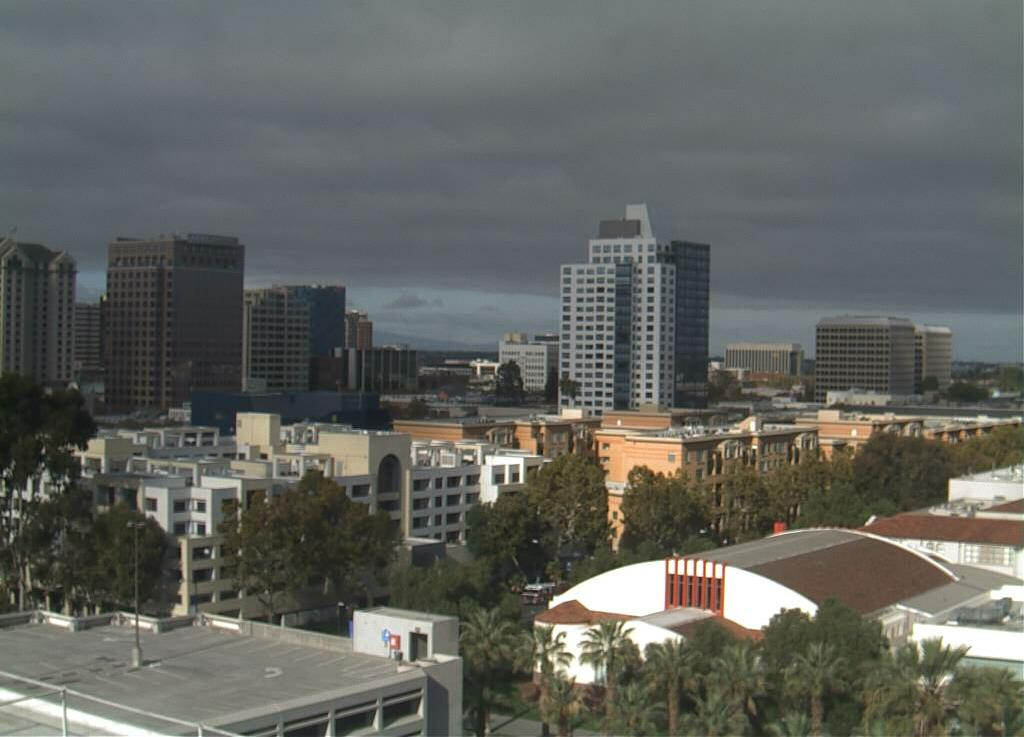
#> input picture JS15/images/training/day/20151101_172507.jpg, 1024 x 737 px; its folder holds only this picture in this run
$ jupyter execute --allow-errors P5_JS11.ipynb   (shell and % lines are left out)
#> lines starting #> are read from the running program, lines starting #| are printed output that depends on the picture
# 🌃 Praktikum 5
Klasifikasi Citra Siang dan Malang

## Langkah 0 - Import Library

[cell 1]
# Import Required Libraries
from pathlib import Path
import matplotlib.image as mpimg
import matplotlib.pyplot as plt
import cv2
import random
import numpy as np
import pandas as pd

[cell 2]
# Image directories
train_dir = "../data/images/training/"
test_dir = "../data/images/test/"

## Langkah 1 - Load Data dan Visualisasikan

[cell 3]
def load_dataset(img_dir):
    p = Path(img_dir)
    dirs = p.glob('*')

    img_list = []

    for dir in dirs:
        label = dir.name  # robust on Windows/macOS/Linux
        for file in dir.glob('*.jpg'):
            # Read with OpenCV to ensure uint8 [0..255], then convert BGR->RGB for plotting
            img_bgr = cv2.imread(str(file))
            if img_bgr is None:
                continue
            img = cv2.cvtColor(img_bgr, cv2.COLOR_BGR2RGB)

            img_list.append((img, label))

    return img_list

[cell 4]
# Load training data
train_img = load_dataset(train_dir)
#> in load_dataset, img_bgr is the input picture: shape (737, 1024, 3); mean B, G, R 95.5, 99.8, 98.1
#> train_img = 2 items

[cell 5]
# Check the first data
# It should be a tuple consist of arrays of image and image labels
train_img[0]

[cell 6]
# Random size checking
pick_random = np.random.randint(0, len(train_img))
#> pick_random = 0

# Check img size
print(f'Image {pick_random}')
#| Image 0
print(train_img[pick_random][0].shape)
#| (737, 1024, 3)

[cell 7]
# Function to Visualize
def random_img_viz(img_list):
    rand_num = np.random.randint(0, len(img_list))

    img = img_list[rand_num][0]
    label = img_list[rand_num][1]
    # Normalize label to human-readable string
    if isinstance(label, (int, np.integer)):
        label_str = 'day' if label == 1 else 'night'
    elif isinstance(label, str):
        label_str = label
    else:
        try:
            label_str = 'day' if int(label) == 1 else 'night'
        except Exception:
            label_str = str(label)

    plt.imshow(img)
    print(f'Shape\t: {img.shape}')
    print(f'Label\t: {label_str}')

[cell 8]
random_img_viz(train_img)
#> in random_img_viz, `rand_num = np.random.randint(0, len(img_list))`: rand_num = 1
#> in random_img_viz, `label = img_list[rand_num][1]`: label = 'night'
#| Shape	: (737, 1024, 3)
#| Label	: night

## Langkah 3 - Pra Pengolahan Data

[cell 9]
def standarized_input(image):
    # resize to w: 1100, h:600
    std_img = cv2.resize(image, (1100,600))

    return std_img

[cell 10]
def label_encoder(label):
    # Encode the label
    # day as 1; night as 0
    num_val = 0

    if(label == 'day'):
        num_val = 1

    return num_val

[cell 11]
def preprocess(img_list):
    std_img_list = []

    for item in img_list:
        image = item[0]
        label = item[1]

        # Standarized the image
        std_img = standarized_input(image)

        # Create the label
        img_label = label_encoder(label)

        std_img_list.append((std_img, img_label))

    return std_img_list

[cell 12]
train_std_img_list = preprocess(train_img)
#> the loop in preprocess, `for item in img_list:` made 2 passes
#> (label, num_val in label_encoder, img_label) on passes 1 to 2: ('day', 1, 1), ('night', 0, 0)
#> pass 1, in standarized_input, `std_img = cv2.resize(image, (1100,600))`:
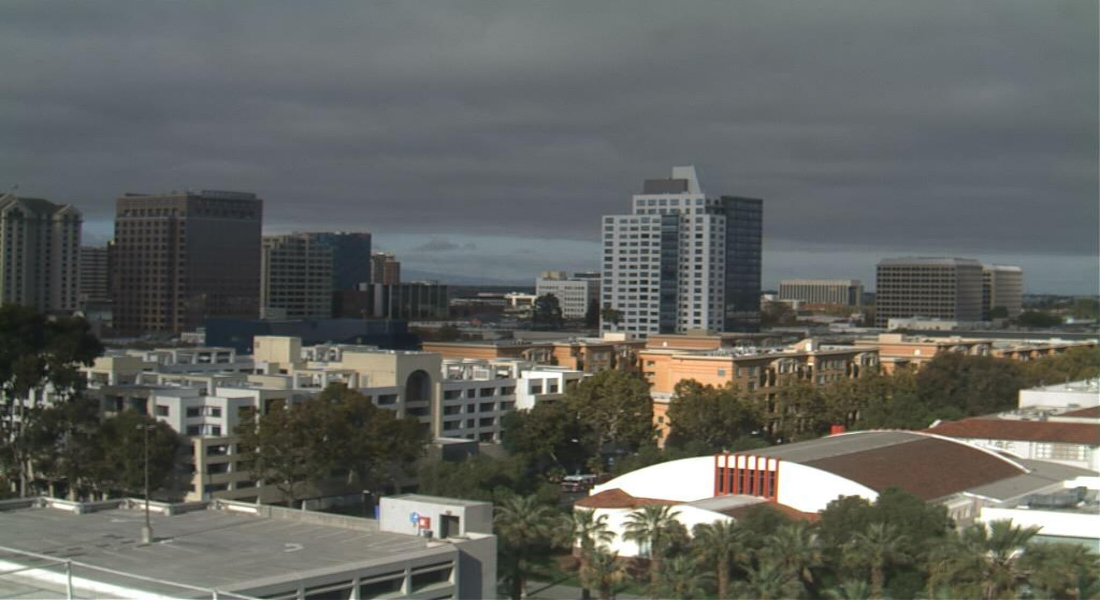
#> std_img: shape (600, 1100, 3); mean R, G, B 98, 99.7, 95.4
#> pass 2, in standarized_input (call 2), `std_img = cv2.resize(image, (1100,600))`:
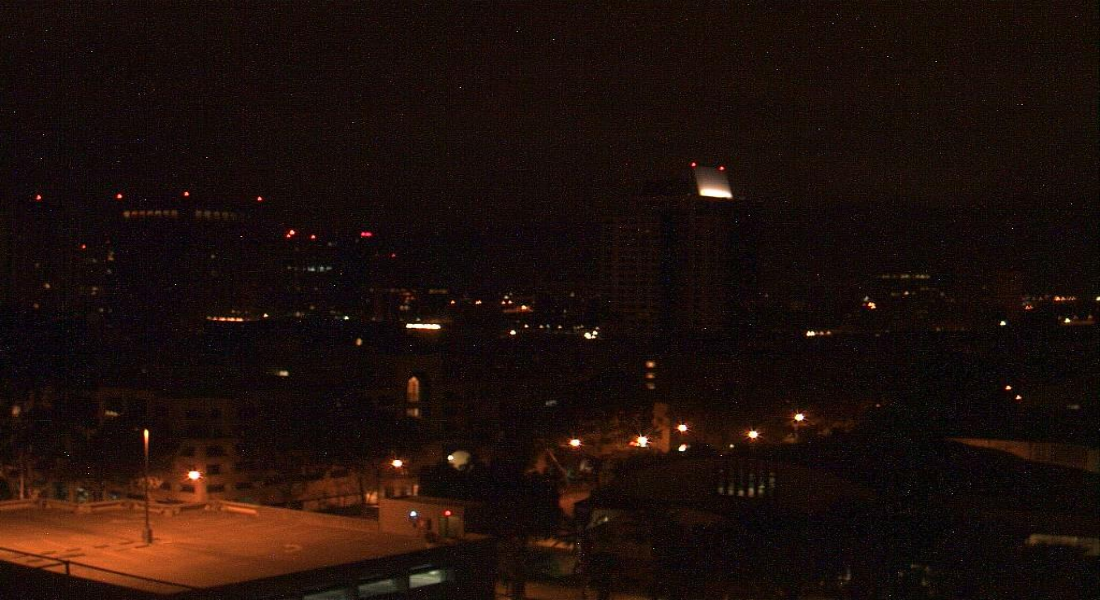
#> std_img: shape (600, 1100, 3); mean R, G, B 29.4, 15, 10.6
#> after the loop in preprocess, `for item in img_list:`: std_img_list = 2 items
#> train_std_img_list = 2 items

[cell 13]
# Random size checking
pick_random = np.random.randint(0, len(train_std_img_list))
#> pick_random = 1

# Check img size
print(f'Image {pick_random}')
#| Image 1
print(train_std_img_list[pick_random][0].shape)
#| (600, 1100, 3)

## Langkah 4 - Ekstraksi Fitur

[cell 14]
# Get feature based on average brightness using HSV colorspace
def avg_brightness(image):
    # Convert image to HSV
    img_hsv = cv2.cvtColor(image, cv2.COLOR_RGB2HSV)

    # Calculate the avg of brightness
    sum_brightness = np.sum(img_hsv[:,:,2]) # take the 3rb value which is the V channel
    area = image.shape[0] * image.shape[1]
    avg = sum_brightness / area

    return avg

[cell 15]
# Check on random image
rand_img = np.random.randint(0, len(train_std_img_list))
#> rand_img = 0

feature_img = train_std_img_list[rand_img][0]

avg_img = avg_brightness(feature_img)
#> in avg_brightness, `img_hsv = cv2.cvtColor(image, cv2.COLOR_RGB2HSV)`: img_hsv: shape (600, 1100, 3); mean H, S, V 66.4, 37.4, 104.2
#> in avg_brightness, `sum_brightness = np.sum(img_hsv[:,:,2])`: sum_brightness = 68793768
#> in avg_brightness, `avg = sum_brightness / area`: avg = 104.2
#> avg_img = 104.2

print(f'Image {rand_img}')
#| Image 0
print(f'Avg Brighness: {avg_img:.4f}')
#| Avg Brighness: 104.2330
plt.imshow(feature_img)

## Langkah 5 - Klasifikasi dengan Metode Threshold

[cell 16]
def predict_label(img, threshold):
    # Computer average brightness
    avg = avg_brightness(img)
    pred = 0

    # Predict the label based on user defined threshold
    if avg > threshold:
        pred = 1

    return pred

[cell 17]
# Test the classifier on train data
rand_img = np.random.randint(0, len(train_std_img_list))
#> rand_img = 1

pred = predict_label(train_std_img_list[rand_img][0], threshold=120)
#> in avg_brightness (call 2), `img_hsv = cv2.cvtColor(image, cv2.COLOR_RGB2HSV)`: img_hsv: shape (600, 1100, 3); mean H, S, V 36.6, 161, 29.4
#> in predict_label, `avg = avg_brightness(img)`: avg = 29.43
#> pred = 0

# Evaluate
print(f'Image {rand_img}')
#| Image 1
print(f'Actual label: {train_std_img_list[rand_img][1]}')
#| Actual label: 0
print(f'Predicted label: {pred}')
#| Predicted label: 0
plt.imshow(train_std_img_list[rand_img][0])

## Langkah 6 - Evaluasi Manual

[cell 18]
def evaluate(img_list, threshold):
    miss_labels = []

    for file in img_list:
        # Get the ground truth / correct label
        img = file[0]
        label = file[1]

        # Get prediction
        pred_label = predict_label(img, threshold)

        # Compare ground truth and pred
        if pred_label != label:
            miss_labels.append((img, pred_label, label))

    total_img = len(img_list)
    corr_pred = total_img - len(miss_labels)
    accuracy = corr_pred / total_img

    print(f'Accuracy: {accuracy:.4f}')

[cell 19]
# Evaluate on train data
evaluate(train_std_img_list, threshold=120)
#> the loop in evaluate, `for file in img_list:` made 2 passes
#> (label, pred in predict_label, pred_label) on passes 1 to 2: (1, 0, 0), (0, 0, 0)
#> after the loop in evaluate, `for file in img_list:`: miss_labels = 1 item
#> in evaluate, `total_img = len(img_list)`: total_img = 2
#> in evaluate, `corr_pred = total_img - len(miss_labels)`: corr_pred = 1
#> in evaluate, `accuracy = corr_pred / total_img`: accuracy = 0.5
#| Accuracy: 0.5000

[cell 20]
# Evaluate on test data

# Load test data
test_img = load_dataset(test_dir)

# Preprocess
test_std_img_list = preprocess(test_img)
#> test_std_img_list = []

# Predict
#> (the rest of this cell did not finish here and is left out)


## Klasifikasi dengan SVM

## Langkah 4 Alternatif - Membuat Feature Vectors.

[cell 21]
# Create function to extract feature for every images and stored in tabular data
# Stored in Pandas dataframe
def extract_avg_bright_feature(img_list):
    avg_list = []
    labels = []

    for img in img_list:
        img_avg = avg_brightness(img[0]) # Get the avg brightness from image
        img_label = img[1] # Get the image label

        avg_list.append(img_avg)
        labels.append(img_label)

    # Stack data in columcular way
    data = np.column_stack((avg_list, labels))
    # Create a Pandas dataframe
    df = pd.DataFrame(data, columns=['AVG_BRIGHT', 'LABELS'])

    return df

[cell 22]
# Extract feature on train data
train_avg_img = extract_avg_bright_feature(train_std_img_list)
#> the loop in extract_avg_bright_feature, `for img in img_list:` made 2 passes
#> (sum_brightness in avg_brightness, area in avg_brightness, avg in avg_brightness, img_avg, img_label) on passes 1 to 2: (68793768, 660000, 104.2, 104.2, 1), (19420730, 660000, 29.43, 29.43, 0)
#> after the loop in extract_avg_bright_feature, `for img in img_list:`: avg_list = [104.2, 29.43]; labels = [1, 0]
#> in extract_avg_bright_feature, `data = np.column_stack((avg_list, labels))`: data = [[104.2, 1], [29.43, 0]]
#> in extract_avg_bright_feature, `df = pd.DataFrame(data, columns=['AVG_BRIGHT', 'LABELS'])`: df = table of 2 rows and 2 columns
#> train_avg_img = table of 2 rows and 2 columns
print(f'Shape: {train_avg_img.shape}')
#| Shape: (2, 2)
train_avg_img.head()
#> Out = table of 2 rows and 2 columns

[cell 23]
# Do the same thing on test data
test_avg_img = extract_avg_bright_feature(test_std_img_list)
#> test_avg_img = table of 0 rows and 2 columns
print(f'Shape: {test_avg_img.shape}')
#| Shape: (0, 2)
test_avg_img.head()
#> Out = table of 0 rows and 2 columns

## Langkah 5 - Buat Model SVM

[cell 24]
# import requied library
from sklearn.svm import SVC

# Split data and label
X_train = train_avg_img.iloc[:,0].values.reshape(-1,1)
#> X_train = [104.2, 29.43]
y_train = train_avg_img.iloc[:,1]
X_test = test_avg_img.iloc[:,0].values.reshape(-1,1)
#> X_test = empty array
y_test = test_avg_img.iloc[:,1]

model = SVC()
model.fit(X_train, y_train)

## Langkah 6 - Evaluasi

[cell 25]
from sklearn.metrics import accuracy_score

# Make a prediction on train data
y_train_pred = model.predict(X_train)
#> y_train_pred = [1, 0]

# Get the accuracy on train data
acc_train = accuracy_score(y_train, y_train_pred)
#> acc_train = 1

# Make a prediction on test data
#> (the rest of this cell did not finish here and is left out)
